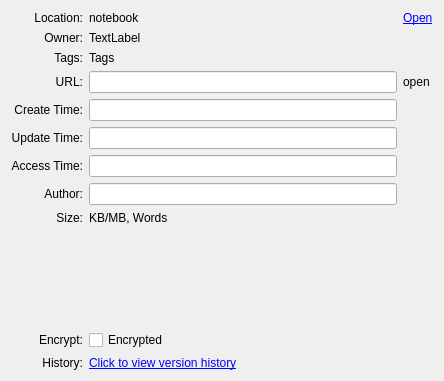
<?xml version="1.0" encoding="UTF-8"?>
<ui version="4.0">
 <class>WizNoteInfoForm</class>
 <widget class="QWidget" name="WizNoteInfoForm">
  <property name="geometry">
   <rect>
    <x>0</x>
    <y>0</y>
    <width>444</width>
    <height>381</height>
   </rect>
  </property>
  <property name="windowTitle">
   <string>Note Info</string>
  </property>
  <property name="styleSheet">
   <string notr="true"/>
  </property>
  <layout class="QVBoxLayout" name="verticalLayout">
   <item>
    <layout class="QGridLayout" name="gridLayout">
     <item row="8" column="1">
      <widget class="QLabel" name="labelSize">
       <property name="text">
        <string>KB/MB, Words</string>
       </property>
       <property name="alignment">
        <set>Qt::AlignLeading|Qt::AlignLeft|Qt::AlignTop</set>
       </property>
       <property name="wordWrap">
        <bool>true</bool>
       </property>
      </widget>
     </item>
     <item row="9" column="1">
      <widget class="QCheckBox" name="checkEncrypted">
       <property name="text">
        <string>Encrypted</string>
       </property>
      </widget>
     </item>
     <item row="1" column="1">
      <widget class="QLabel" name="labelOwner">
       <property name="sizePolicy">
        <sizepolicy hsizetype="Preferred" vsizetype="Fixed">
         <horstretch>0</horstretch>
         <verstretch>0</verstretch>
        </sizepolicy>
       </property>
       <property name="text">
        <string>TextLabel</string>
       </property>
      </widget>
     </item>
     <item row="0" column="2">
      <widget class="QLabel" name="labelOpenDocument">
       <property name="cursor">
        <cursorShape>PointingHandCursor</cursorShape>
       </property>
       <property name="frameShadow">
        <enum>QFrame::Plain</enum>
       </property>
       <property name="text">
        <string>&lt;html&gt;&lt;head/&gt;&lt;body&gt;&lt;p&gt;&lt;a href=&quot;wfwefwef&quot;&gt;&lt;span style=&quot; text-decoration: underline; color:#0000ff;&quot;&gt;Open&lt;/span&gt;&lt;/a&gt;&lt;/p&gt;&lt;/body&gt;&lt;/html&gt;</string>
       </property>
       <property name="alignment">
        <set>Qt::AlignLeading|Qt::AlignLeft|Qt::AlignVCenter</set>
       </property>
       <property name="openExternalLinks">
        <bool>false</bool>
       </property>
       <property name="textInteractionFlags">
        <set>Qt::LinksAccessibleByMouse</set>
       </property>
      </widget>
     </item>
     <item row="2" column="0">
      <widget class="QLabel" name="labelTagsLabel">
       <property name="text">
        <string>Tags:</string>
       </property>
       <property name="alignment">
        <set>Qt::AlignRight|Qt::AlignTrailing|Qt::AlignVCenter</set>
       </property>
      </widget>
     </item>
     <item row="0" column="0">
      <widget class="QLabel" name="label_2">
       <property name="text">
        <string>Location:</string>
       </property>
       <property name="alignment">
        <set>Qt::AlignRight|Qt::AlignTrailing|Qt::AlignVCenter</set>
       </property>
      </widget>
     </item>
     <item row="6" column="0">
      <widget class="QLabel" name="label_3">
       <property name="text">
        <string>Access Time:</string>
       </property>
       <property name="alignment">
        <set>Qt::AlignRight|Qt::AlignTrailing|Qt::AlignVCenter</set>
       </property>
      </widget>
     </item>
     <item row="4" column="1">
      <widget class="QLineEdit" name="editCreateTime">
       <property name="sizePolicy">
        <sizepolicy hsizetype="Expanding" vsizetype="Fixed">
         <horstretch>0</horstretch>
         <verstretch>0</verstretch>
        </sizepolicy>
       </property>
      </widget>
     </item>
     <item row="2" column="1">
      <widget class="QLabel" name="labelTags">
       <property name="sizePolicy">
        <sizepolicy hsizetype="Preferred" vsizetype="Fixed">
         <horstretch>0</horstretch>
         <verstretch>0</verstretch>
        </sizepolicy>
       </property>
       <property name="text">
        <string>Tags</string>
       </property>
      </widget>
     </item>
     <item row="7" column="0">
      <widget class="QLabel" name="label_9">
       <property name="text">
        <string>Author:</string>
       </property>
       <property name="alignment">
        <set>Qt::AlignRight|Qt::AlignTrailing|Qt::AlignVCenter</set>
       </property>
      </widget>
     </item>
     <item row="7" column="1">
      <widget class="QLineEdit" name="editAuthor"/>
     </item>
     <item row="4" column="0">
      <widget class="QLabel" name="label_4">
       <property name="text">
        <string>Create Time:</string>
       </property>
       <property name="alignment">
        <set>Qt::AlignRight|Qt::AlignTrailing|Qt::AlignVCenter</set>
       </property>
      </widget>
     </item>
     <item row="0" column="1">
      <widget class="QLabel" name="labelNotebook">
       <property name="sizePolicy">
        <sizepolicy hsizetype="Preferred" vsizetype="Fixed">
         <horstretch>0</horstretch>
         <verstretch>0</verstretch>
        </sizepolicy>
       </property>
       <property name="text">
        <string>notebook</string>
       </property>
      </widget>
     </item>
     <item row="5" column="0">
      <widget class="QLabel" name="label_5">
       <property name="text">
        <string>Update Time:</string>
       </property>
       <property name="alignment">
        <set>Qt::AlignRight|Qt::AlignTrailing|Qt::AlignVCenter</set>
       </property>
      </widget>
     </item>
     <item row="1" column="0">
      <widget class="QLabel" name="labelOwnerLabel">
       <property name="text">
        <string>Owner:</string>
       </property>
       <property name="alignment">
        <set>Qt::AlignRight|Qt::AlignTrailing|Qt::AlignVCenter</set>
       </property>
      </widget>
     </item>
     <item row="10" column="0">
      <widget class="QLabel" name="labelHistoryLabel">
       <property name="text">
        <string>History:</string>
       </property>
       <property name="alignment">
        <set>Qt::AlignRight|Qt::AlignTrailing|Qt::AlignVCenter</set>
       </property>
      </widget>
     </item>
     <item row="8" column="0">
      <widget class="QLabel" name="label_8">
       <property name="text">
        <string>Size:</string>
       </property>
       <property name="alignment">
        <set>Qt::AlignRight|Qt::AlignTop|Qt::AlignTrailing</set>
       </property>
      </widget>
     </item>
     <item row="5" column="1">
      <widget class="QLineEdit" name="editUpdateTime"/>
     </item>
     <item row="10" column="1">
      <widget class="QLabel" name="labelHistory">
       <property name="sizePolicy">
        <sizepolicy hsizetype="Preferred" vsizetype="Fixed">
         <horstretch>0</horstretch>
         <verstretch>0</verstretch>
        </sizepolicy>
       </property>
       <property name="text">
        <string>&lt;html&gt;&lt;head/&gt;&lt;body&gt;&lt;p&gt;&lt;a href=&quot;wfwefwef&quot;&gt;&lt;span style=&quot; text-decoration: underline; color:#0000ff;&quot;&gt;Click to view version history&lt;/span&gt;&lt;/a&gt;&lt;/p&gt;&lt;/body&gt;&lt;/html&gt;</string>
       </property>
      </widget>
     </item>
     <item row="3" column="1">
      <widget class="QLineEdit" name="editURL"/>
     </item>
     <item row="9" column="0">
      <widget class="QLabel" name="labelEncrypted">
       <property name="text">
        <string>Encrypt:</string>
       </property>
       <property name="alignment">
        <set>Qt::AlignRight|Qt::AlignTrailing|Qt::AlignVCenter</set>
       </property>
      </widget>
     </item>
     <item row="3" column="0">
      <widget class="QLabel" name="label_6">
       <property name="text">
        <string>URL:</string>
       </property>
       <property name="alignment">
        <set>Qt::AlignRight|Qt::AlignTrailing|Qt::AlignVCenter</set>
       </property>
      </widget>
     </item>
     <item row="6" column="1">
      <widget class="QLineEdit" name="editAccessTime"/>
     </item>
     <item row="3" column="2">
      <widget class="QLabel" name="labelOpenURL">
       <property name="text">
        <string>open</string>
       </property>
      </widget>
     </item>
    </layout>
   </item>
  </layout>
 </widget>
 <resources/>
 <connections/>
</ui>
